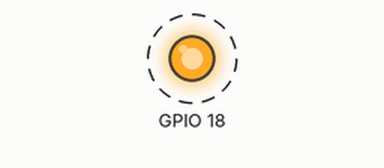
Simulated run of this program. Board: Raspberry Pi (BCM pin numbers). Parts: output pins drawn as LEDs (lit = HIGH). Dashed ring = blinking.

Above: at 0.05 s.
Timing chart, 0 to 3.0 s (numbered marks = the images above):
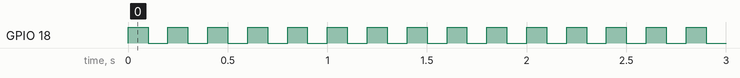

The program:

buzzer.py
```python
from gpiozero import Buzzer
from time import sleep

zumbador = Buzzer(18)

try:
    while True:
        zumbador.on()
        sleep(0.1)
        zumbador.off()
        sleep(0.1)
except KeyboardInterrupt:
    zumbador.off()
```

Measured:
- by itself, GPIO 18: alternates HIGH for 0.10 s and LOW for 0.10 s
